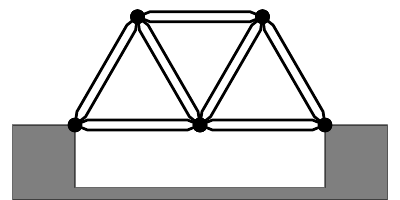

Python code for this plot:
if __name__ == '__main__':
    import matplotlib
    matplotlib.use('Agg')
    from matplotlib import rc
    rc('font',**{'family':'serif','serif':'Computer Modern Roman','size':12})
    rc('text', usetex=True)
import numpy as np
import pylab as plt

lw_default = 2.

def beam(x, y, theta, lw=lw_default):
    xp = np.array([0., 0.1, 0.9, 1.0,  0.9, 0.1, 0.])
    thick = 0.08
    yp = thick * 0.5 * np.array([0., 1., 1., 0., -1., -1., 0.])
    ct = np.cos(np.deg2rad(theta))
    st = np.sin(np.deg2rad(theta))
    plt.plot(x + xp * ct - yp * st, y + xp * st + yp * ct, 'k-', lw=lw_default)
    plt.plot([x, x + ct], [y, y + st], 'ko', mec='none', mfc='k', ms=10)
    return None

def bridge(fn):
    plt.figure(figsize=(4, 2))
    plt.axes([0., 0., 1., 1.])
    plt.fill([-0.5, 0.,  0.,   2.,  2., 2.5, 2.5, -0.5, -0.5],
             [ 0.,  0., -0.5, -0.5, 0., 0., -0.6, -0.6,  0.], 'k-', alpha=0.5)
    beam(0., 0., 0.)
    beam(0., 0., 60.)
    beam(1., 0., 120.)
    beam(1., 0., 0.)
    beam(1., 0., 60.)
    beam(2., 0., 120.)
#    beam(2., 0., 0.)
#    beam(2., 0., 60.)
#    beam(3., 0., 120.)
    yt = np.sin(np.deg2rad(60))
    beam(0.5, yt, 0.)
#    beam(1.5, yt, 0.)
    plt.axis('equal')
    plt.axis('off')
    plt.savefig(fn)
    return None

if __name__ == '__main__':
    fn = 'bridge.pdf'
    bridge(fn)
